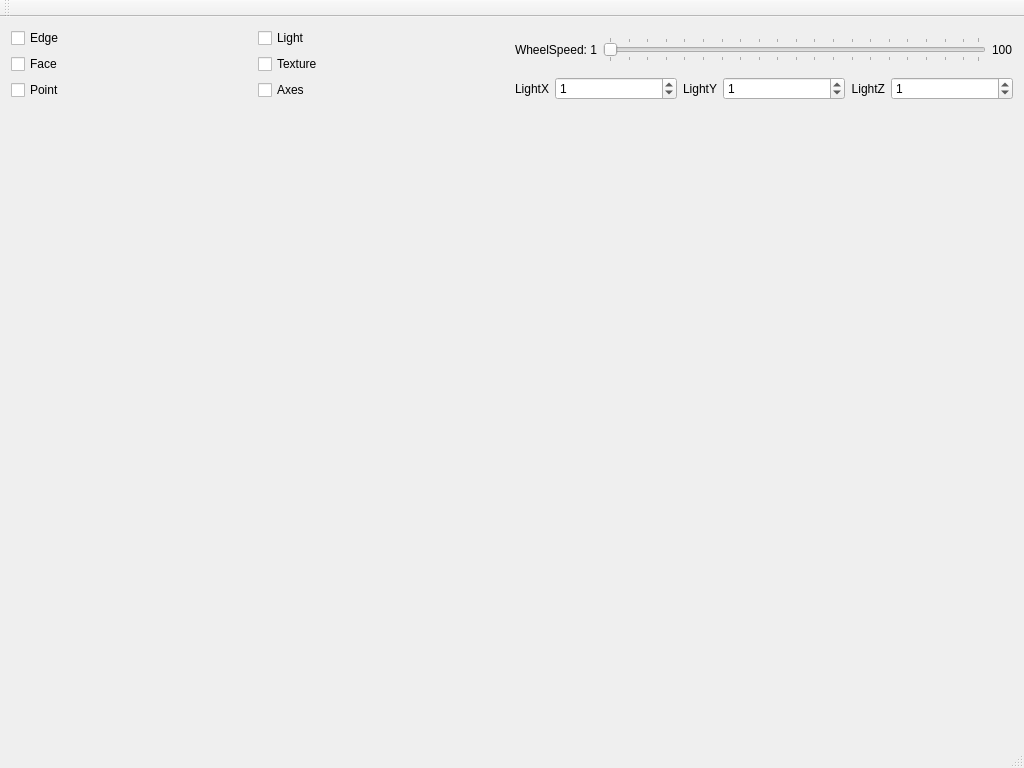
<?xml version="1.0" encoding="UTF-8"?>
<ui version="4.0">
 <class>meshProClass</class>
 <widget class="QMainWindow" name="meshProClass">
  <property name="geometry">
   <rect>
    <x>0</x>
    <y>0</y>
    <width>1024</width>
    <height>768</height>
   </rect>
  </property>
  <property name="sizePolicy">
   <sizepolicy hsizetype="Fixed" vsizetype="Fixed">
    <horstretch>0</horstretch>
    <verstretch>0</verstretch>
   </sizepolicy>
  </property>
  <property name="minimumSize">
   <size>
    <width>1024</width>
    <height>600</height>
   </size>
  </property>
  <property name="maximumSize">
   <size>
    <width>1366</width>
    <height>825</height>
   </size>
  </property>
  <property name="windowTitle">
   <string>meshPro</string>
  </property>
  <widget class="QWidget" name="centralWidget">
   <property name="sizePolicy">
    <sizepolicy hsizetype="Expanding" vsizetype="Expanding">
     <horstretch>0</horstretch>
     <verstretch>0</verstretch>
    </sizepolicy>
   </property>
   <property name="minimumSize">
    <size>
     <width>0</width>
     <height>0</height>
    </size>
   </property>
   <property name="maximumSize">
    <size>
     <width>1024</width>
     <height>111111</height>
    </size>
   </property>
   <layout class="QVBoxLayout" name="verticalLayout_3">
    <item>
     <layout class="QHBoxLayout" name="horizontalLayout">
      <item>
       <layout class="QGridLayout" name="gridLayout_2">
        <item row="1" column="3">
         <spacer name="horizontalSpacer_5">
          <property name="orientation">
           <enum>Qt::Horizontal</enum>
          </property>
          <property name="sizeHint" stdset="0">
           <size>
            <width>40</width>
            <height>20</height>
           </size>
          </property>
         </spacer>
        </item>
        <item row="0" column="2">
         <widget class="QCheckBox" name="is_show_light">
          <property name="sizePolicy">
           <sizepolicy hsizetype="Minimum" vsizetype="Fixed">
            <horstretch>0</horstretch>
            <verstretch>0</verstretch>
           </sizepolicy>
          </property>
          <property name="text">
           <string>Light</string>
          </property>
         </widget>
        </item>
        <item row="0" column="0">
         <widget class="QCheckBox" name="is_show_edge">
          <property name="text">
           <string>Edge</string>
          </property>
         </widget>
        </item>
        <item row="1" column="0">
         <widget class="QCheckBox" name="is_show_face">
          <property name="text">
           <string>Face</string>
          </property>
         </widget>
        </item>
        <item row="2" column="0">
         <widget class="QCheckBox" name="is_show_point">
          <property name="text">
           <string>Point</string>
          </property>
         </widget>
        </item>
        <item row="1" column="1">
         <spacer name="horizontalSpacer_2">
          <property name="orientation">
           <enum>Qt::Horizontal</enum>
          </property>
          <property name="sizeHint" stdset="0">
           <size>
            <width>20</width>
            <height>20</height>
           </size>
          </property>
         </spacer>
        </item>
        <item row="2" column="2">
         <widget class="QCheckBox" name="is_show_axes">
          <property name="text">
           <string>Axes</string>
          </property>
         </widget>
        </item>
        <item row="1" column="2">
         <widget class="QCheckBox" name="is_show_texture">
          <property name="text">
           <string>Texture</string>
          </property>
         </widget>
        </item>
        <item row="0" column="1">
         <spacer name="horizontalSpacer_4">
          <property name="orientation">
           <enum>Qt::Horizontal</enum>
          </property>
          <property name="sizeHint" stdset="0">
           <size>
            <width>40</width>
            <height>20</height>
           </size>
          </property>
         </spacer>
        </item>
        <item row="2" column="1">
         <spacer name="horizontalSpacer">
          <property name="orientation">
           <enum>Qt::Horizontal</enum>
          </property>
          <property name="sizeHint" stdset="0">
           <size>
            <width>40</width>
            <height>20</height>
           </size>
          </property>
         </spacer>
        </item>
        <item row="0" column="3">
         <spacer name="horizontalSpacer_3">
          <property name="orientation">
           <enum>Qt::Horizontal</enum>
          </property>
          <property name="sizeHint" stdset="0">
           <size>
            <width>40</width>
            <height>20</height>
           </size>
          </property>
         </spacer>
        </item>
        <item row="2" column="3">
         <spacer name="horizontalSpacer_6">
          <property name="orientation">
           <enum>Qt::Horizontal</enum>
          </property>
          <property name="sizeHint" stdset="0">
           <size>
            <width>40</width>
            <height>20</height>
           </size>
          </property>
         </spacer>
        </item>
       </layout>
      </item>
      <item>
       <layout class="QVBoxLayout" name="verticalLayout">
        <item>
         <layout class="QHBoxLayout" name="horizontalLayout_3">
          <item>
           <widget class="QLabel" name="WheelSpeed">
            <property name="sizePolicy">
             <sizepolicy hsizetype="Preferred" vsizetype="Preferred">
              <horstretch>0</horstretch>
              <verstretch>0</verstretch>
             </sizepolicy>
            </property>
            <property name="minimumSize">
             <size>
              <width>0</width>
              <height>0</height>
             </size>
            </property>
            <property name="maximumSize">
             <size>
              <width>150</width>
              <height>1000</height>
             </size>
            </property>
            <property name="text">
             <string>WheelSpeed: 1</string>
            </property>
            <property name="alignment">
             <set>Qt::AlignCenter</set>
            </property>
           </widget>
          </item>
          <item>
           <widget class="QSlider" name="WheelS">
            <property name="sizePolicy">
             <sizepolicy hsizetype="Expanding" vsizetype="Fixed">
              <horstretch>0</horstretch>
              <verstretch>0</verstretch>
             </sizepolicy>
            </property>
            <property name="minimum">
             <number>1</number>
            </property>
            <property name="maximum">
             <number>100</number>
            </property>
            <property name="singleStep">
             <number>5</number>
            </property>
            <property name="pageStep">
             <number>5</number>
            </property>
            <property name="orientation">
             <enum>Qt::Horizontal</enum>
            </property>
            <property name="tickPosition">
             <enum>QSlider::TicksBothSides</enum>
            </property>
            <property name="tickInterval">
             <number>5</number>
            </property>
           </widget>
          </item>
          <item>
           <widget class="QLabel" name="label_3">
            <property name="text">
             <string>100</string>
            </property>
           </widget>
          </item>
         </layout>
        </item>
        <item>
         <layout class="QHBoxLayout" name="horizontalLayout_4">
          <item>
           <widget class="QLabel" name="RotY">
            <property name="sizePolicy">
             <sizepolicy hsizetype="Preferred" vsizetype="Preferred">
              <horstretch>0</horstretch>
              <verstretch>0</verstretch>
             </sizepolicy>
            </property>
            <property name="minimumSize">
             <size>
              <width>0</width>
              <height>0</height>
             </size>
            </property>
            <property name="maximumSize">
             <size>
              <width>100</width>
              <height>1000</height>
             </size>
            </property>
            <property name="text">
             <string>LightX</string>
            </property>
            <property name="textFormat">
             <enum>Qt::AutoText</enum>
            </property>
            <property name="scaledContents">
             <bool>false</bool>
            </property>
            <property name="alignment">
             <set>Qt::AlignRight|Qt::AlignTrailing|Qt::AlignVCenter</set>
            </property>
           </widget>
          </item>
          <item>
           <widget class="QSpinBox" name="LightX">
            <property name="sizePolicy">
             <sizepolicy hsizetype="Expanding" vsizetype="Fixed">
              <horstretch>0</horstretch>
              <verstretch>0</verstretch>
             </sizepolicy>
            </property>
            <property name="minimum">
             <number>-9999</number>
            </property>
            <property name="maximum">
             <number>9999</number>
            </property>
            <property name="singleStep">
             <number>10</number>
            </property>
            <property name="value">
             <number>1</number>
            </property>
           </widget>
          </item>
          <item>
           <widget class="QLabel" name="label">
            <property name="text">
             <string>LightY</string>
            </property>
            <property name="alignment">
             <set>Qt::AlignRight|Qt::AlignTrailing|Qt::AlignVCenter</set>
            </property>
           </widget>
          </item>
          <item>
           <widget class="QSpinBox" name="LightY">
            <property name="sizePolicy">
             <sizepolicy hsizetype="Expanding" vsizetype="Fixed">
              <horstretch>0</horstretch>
              <verstretch>0</verstretch>
             </sizepolicy>
            </property>
            <property name="minimum">
             <number>-9999</number>
            </property>
            <property name="maximum">
             <number>9999</number>
            </property>
            <property name="singleStep">
             <number>10</number>
            </property>
            <property name="value">
             <number>1</number>
            </property>
           </widget>
          </item>
          <item>
           <widget class="QLabel" name="label_2">
            <property name="text">
             <string>LightZ</string>
            </property>
            <property name="alignment">
             <set>Qt::AlignRight|Qt::AlignTrailing|Qt::AlignVCenter</set>
            </property>
           </widget>
          </item>
          <item>
           <widget class="QSpinBox" name="LightZ">
            <property name="sizePolicy">
             <sizepolicy hsizetype="Expanding" vsizetype="Fixed">
              <horstretch>0</horstretch>
              <verstretch>0</verstretch>
             </sizepolicy>
            </property>
            <property name="minimum">
             <number>-9999</number>
            </property>
            <property name="maximum">
             <number>9999</number>
            </property>
            <property name="singleStep">
             <number>10</number>
            </property>
            <property name="value">
             <number>1</number>
            </property>
           </widget>
          </item>
         </layout>
        </item>
       </layout>
      </item>
     </layout>
    </item>
    <item>
     <widget class="myOpenGLWidget" name="myWidget" native="true">
      <property name="sizePolicy">
       <sizepolicy hsizetype="Expanding" vsizetype="Expanding">
        <horstretch>77</horstretch>
        <verstretch>0</verstretch>
       </sizepolicy>
      </property>
      <property name="minimumSize">
       <size>
        <width>0</width>
        <height>0</height>
       </size>
      </property>
      <property name="maximumSize">
       <size>
        <width>1368</width>
        <height>1312313</height>
       </size>
      </property>
     </widget>
    </item>
   </layout>
  </widget>
  <widget class="QMenuBar" name="menuBar">
   <property name="geometry">
    <rect>
     <x>0</x>
     <y>0</y>
     <width>1024</width>
     <height>23</height>
    </rect>
   </property>
  </widget>
  <widget class="QToolBar" name="mainToolBar">
   <attribute name="toolBarArea">
    <enum>TopToolBarArea</enum>
   </attribute>
   <attribute name="toolBarBreak">
    <bool>false</bool>
   </attribute>
  </widget>
  <widget class="QStatusBar" name="statusBar"/>
 </widget>
 <layoutdefault spacing="6" margin="11"/>
 <customwidgets>
  <customwidget>
   <class>myOpenGLWidget</class>
   <extends>QWidget</extends>
   <header>myopenglwidget.h</header>
   <container>1</container>
   <slots>
    <slot>setWheelSpeed(int)</slot>
    <slot>setYRotation(int)</slot>
    <slot>setZRotation(int)</slot>
    <slot>check_edge_state(int)</slot>
    <slot>check_face_state(int)</slot>
    <slot>check_point_state(int)</slot>
    <slot>check_light_state(int)</slot>
    <slot>check_axes_state(int)</slot>
    <slot>check_texture_state(int)</slot>
    <slot>setLightPositionX(int)</slot>
    <slot>setLightPositionY(int)</slot>
    <slot>setLightPositionZ(int)</slot>
   </slots>
  </customwidget>
 </customwidgets>
 <resources>
  <include location="meshpro.qrc"/>
 </resources>
 <connections>
  <connection>
   <sender>WheelS</sender>
   <signal>valueChanged(int)</signal>
   <receiver>myWidget</receiver>
   <slot>setWheelSpeed(int)</slot>
   <hints>
    <hint type="sourcelabel">
     <x>1011</x>
     <y>663</y>
    </hint>
    <hint type="destinationlabel">
     <x>376</x>
     <y>359</y>
    </hint>
   </hints>
  </connection>
  <connection>
   <sender>is_show_edge</sender>
   <signal>stateChanged(int)</signal>
   <receiver>myWidget</receiver>
   <slot>check_edge_state(int)</slot>
   <hints>
    <hint type="sourcelabel">
     <x>40</x>
     <y>651</y>
    </hint>
    <hint type="destinationlabel">
     <x>109</x>
     <y>601</y>
    </hint>
   </hints>
  </connection>
  <connection>
   <sender>is_show_face</sender>
   <signal>stateChanged(int)</signal>
   <receiver>myWidget</receiver>
   <slot>check_face_state(int)</slot>
   <hints>
    <hint type="sourcelabel">
     <x>56</x>
     <y>683</y>
    </hint>
    <hint type="destinationlabel">
     <x>169</x>
     <y>613</y>
    </hint>
   </hints>
  </connection>
  <connection>
   <sender>is_show_point</sender>
   <signal>stateChanged(int)</signal>
   <receiver>myWidget</receiver>
   <slot>check_point_state(int)</slot>
   <hints>
    <hint type="sourcelabel">
     <x>55</x>
     <y>716</y>
    </hint>
    <hint type="destinationlabel">
     <x>206</x>
     <y>609</y>
    </hint>
   </hints>
  </connection>
  <connection>
   <sender>is_show_light</sender>
   <signal>stateChanged(int)</signal>
   <receiver>myWidget</receiver>
   <slot>check_light_state(int)</slot>
   <hints>
    <hint type="sourcelabel">
     <x>261</x>
     <y>655</y>
    </hint>
    <hint type="destinationlabel">
     <x>316</x>
     <y>616</y>
    </hint>
   </hints>
  </connection>
  <connection>
   <sender>is_show_texture</sender>
   <signal>stateChanged(int)</signal>
   <receiver>myWidget</receiver>
   <slot>check_texture_state(int)</slot>
   <hints>
    <hint type="sourcelabel">
     <x>268</x>
     <y>688</y>
    </hint>
    <hint type="destinationlabel">
     <x>346</x>
     <y>616</y>
    </hint>
   </hints>
  </connection>
  <connection>
   <sender>is_show_axes</sender>
   <signal>stateChanged(int)</signal>
   <receiver>myWidget</receiver>
   <slot>check_axes_state(int)</slot>
   <hints>
    <hint type="sourcelabel">
     <x>281</x>
     <y>714</y>
    </hint>
    <hint type="destinationlabel">
     <x>360</x>
     <y>597</y>
    </hint>
   </hints>
  </connection>
  <connection>
   <sender>LightX</sender>
   <signal>valueChanged(int)</signal>
   <receiver>myWidget</receiver>
   <slot>setLightPositionX(int)</slot>
   <hints>
    <hint type="sourcelabel">
     <x>613</x>
     <y>688</y>
    </hint>
    <hint type="destinationlabel">
     <x>462</x>
     <y>627</y>
    </hint>
   </hints>
  </connection>
  <connection>
   <sender>LightY</sender>
   <signal>valueChanged(int)</signal>
   <receiver>myWidget</receiver>
   <slot>setLightPositionY(int)</slot>
   <hints>
    <hint type="sourcelabel">
     <x>744</x>
     <y>690</y>
    </hint>
    <hint type="destinationlabel">
     <x>705</x>
     <y>633</y>
    </hint>
   </hints>
  </connection>
  <connection>
   <sender>LightZ</sender>
   <signal>valueChanged(int)</signal>
   <receiver>myWidget</receiver>
   <slot>setLightPositionZ(int)</slot>
   <hints>
    <hint type="sourcelabel">
     <x>923</x>
     <y>688</y>
    </hint>
    <hint type="destinationlabel">
     <x>890</x>
     <y>626</y>
    </hint>
   </hints>
  </connection>
 </connections>
</ui>
